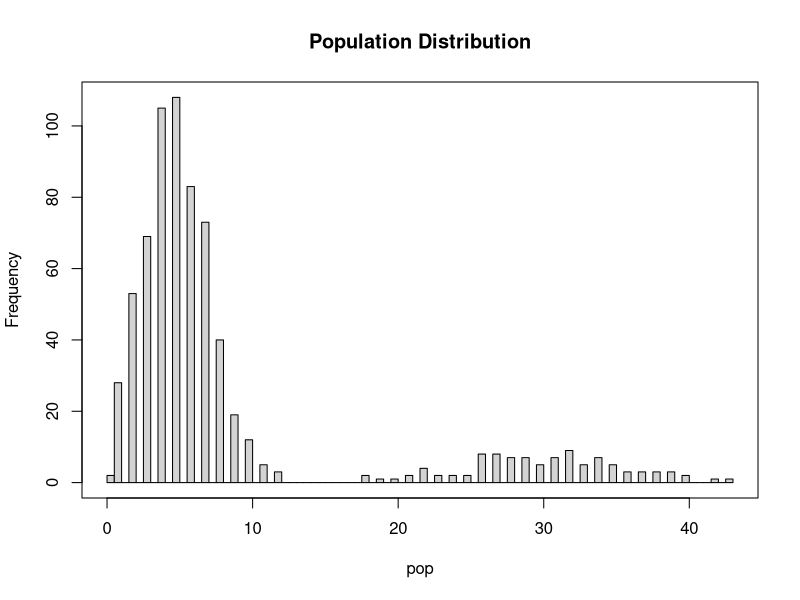
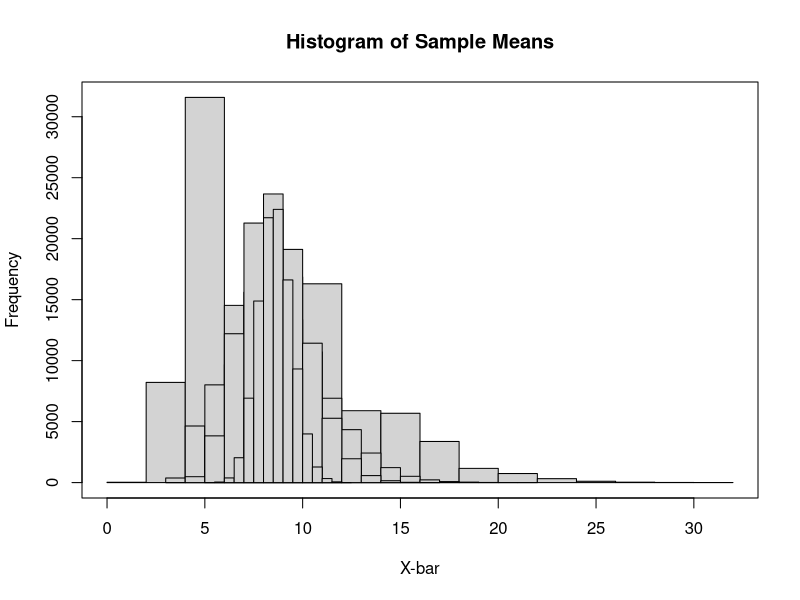
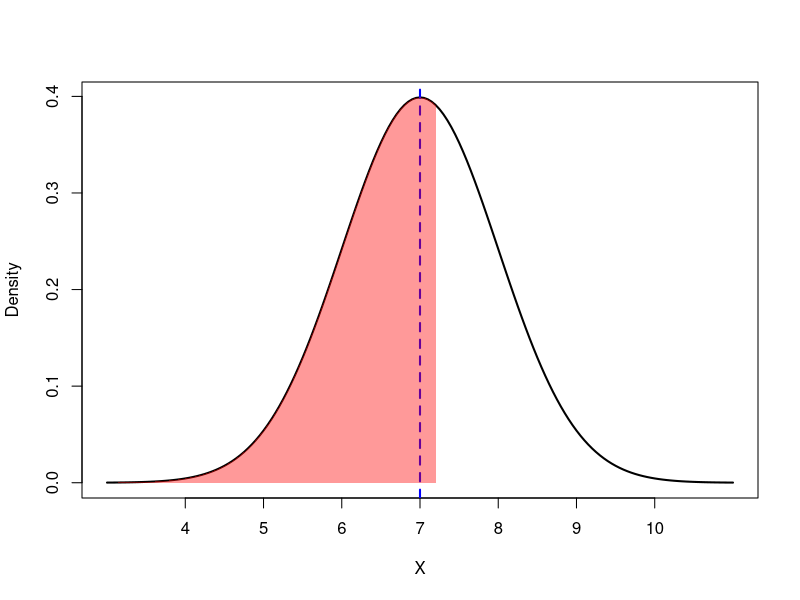
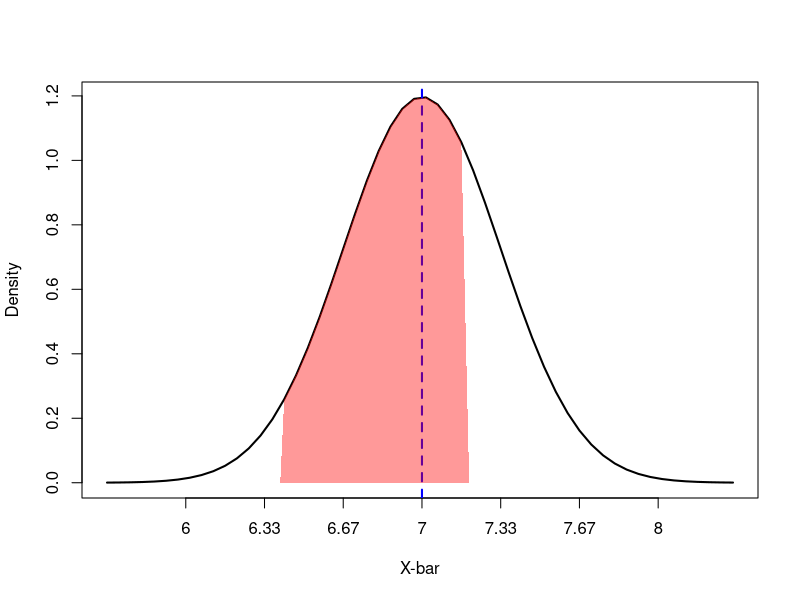
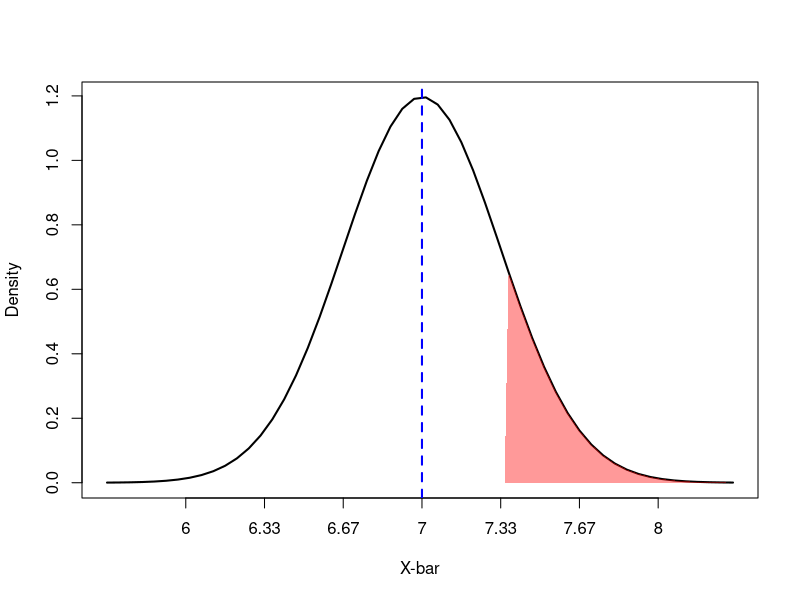
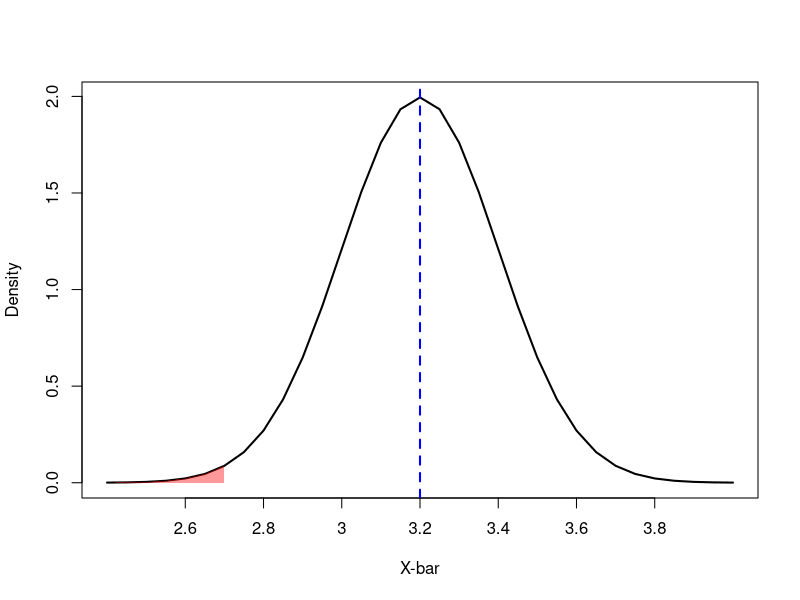
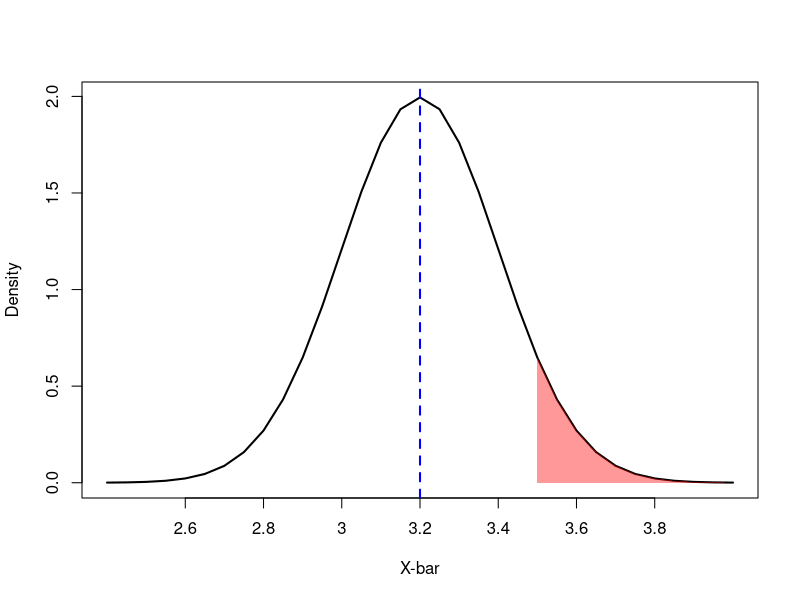

The R source for these figures, in order:
## ---- chunk 1
knitr::opts_chunk$set(echo = TRUE)
## ---- chunk 2
set.seed(31) # for reproducibility
#Generate the Population
pop <- c(rpois(600,5),rpois(100, 30))
#Plot the population
hist(pop, breaks = 100, main = "Population Distribution") 
box()
## ---- chunk 3
# Number of times we repeatedly go into population
num_of_times_smp_from_pop <- 100000 # DONT CHANGE THIS NUMBER

# Number of samples we collect.
num_of_samples = c(5, 15, 31, 100) # n 

# Vector to store the sample means from each time we go into the population.
store_samp_mean = matrix(NA, num_of_times_smp_from_pop, 4)

# For Loop:
for (i in 1:num_of_times_smp_from_pop)
{
  for (z in 1:4)
  {
  # Collect num_of_sample observations from our population
  samp = sample(pop,num_of_samples[z])
  # Calculate the mean of samples
  sample_mean = mean(samp)
  # Store the value
  store_samp_mean[i,z] = sample_mean
  }
}

# Create a histogram of the collected sample means
hist(store_samp_mean[,1], xlab = "X-bar", main = 'Histogram of Sample Means')
hist(store_samp_mean[,2], add = TRUE)
hist(store_samp_mean[,3], add = TRUE)
hist(store_samp_mean[,4], add = TRUE)

box()
## ---- chunk 4
# CODE TO HELP PLOT THE NORMAL DENSITY 
mu = 7; sigma = 1 # parameters:

# x-range (4 std away from the mean )
lower_x_value = mu - 4*sigma 
upper_x_value = mu + 4*sigma

# create vector from lower_x_value to upper_x_value with step size 1
x <- seq(lower_x_value,upper_x_value, 0.05)
# Calculating the normal density with the specified parameters.
normal_den <- dnorm(x, mean = mu, sd = sigma)

# Plotting the density
plot(x, normal_den, type = 'l', lwd = 2, ylab = 'Density', xlab = 'X',xaxt ='n')
axis(1, at = mu + c(-3*sigma, -2*sigma, -1*sigma,0, sigma, 2*sigma, 3*sigma), 
     labels = mu + c(-3*sigma, -2*sigma, -1*sigma,0, sigma, 2*sigma, 3*sigma))
abline(v = mu, col = 'blue', lwd = 2, lty = 2 )

#shading
x_poly <- c(x[1],x[x<=7.2],7.2)
y_poly <- c(0, normal_den[x<=7.2],0)
polygon(x_poly,y_poly, col = rgb(1,0,0,0.4), border = NA)



## ---- chunk 5
pnorm(7.2, mean = 7, sd = 1)
## ---- chunk 6
# CODE TO HELP PLOT THE NORMAL DENSITY 
mu = 7; sigma = 1/sqrt(9) # parameters:

# x-range (4 std away from the mean )
lower_x_value = mu - 4*sigma 
upper_x_value = mu + 4*sigma

# create vector from lower_x_value to upper_x_value with step size 1
x <- seq(lower_x_value,upper_x_value, 0.05)
# Calculating the normal density with the specified parameters.
normal_den <- dnorm(x, mean = mu, sd = sigma)

# Plotting the density
plot(x, normal_den, type = 'l', lwd = 2, ylab = 'Density', xlab = 'X-bar',xaxt ='n')
axis(1, at = mu + c(-3*sigma, -2*sigma, -1*sigma,0, sigma, 2*sigma, 3*sigma), 
     labels = round(mu + c(-3*sigma, -2*sigma, -1*sigma,0, sigma, 2*sigma, 3*sigma),2))
abline(v = mu, col = 'blue', lwd = 2, lty = 2 )

#shading
x_poly <- c(6.4,x[x >= 6.4 & x <= 7.2],7.2)
y_poly <- c(0, normal_den[x >= 6.4 & x <= 7.2],0)
polygon(x_poly,y_poly, col = rgb(1,0,0,0.4), border = NA)
## ---- chunk 7
mu = 7; sig = 1/sqrt(9)
pnorm(7.2,mean = mu, sd = sig) - pnorm(6.4,mean = mu, sd = sig)
## ---- chunk 8
# CODE TO HELP PLOT THE NORMAL DENSITY 
mu = 7; sigma = 1/sqrt(9) # parameters:

# x-range (4 std away from the mean )
lower_x_value = mu - 4*sigma 
upper_x_value = mu + 4*sigma

# create vector from lower_x_value to upper_x_value with step size 1
x <- seq(lower_x_value,upper_x_value, 0.05)
# Calculating the normal density with the specified parameters.
normal_den <- dnorm(x, mean = mu, sd = sigma)

# Plotting the density
plot(x, normal_den, type = 'l', lwd = 2, ylab = 'Density', xlab = 'X-bar',xaxt ='n')
axis(1, at = mu + c(-3*sigma, -2*sigma, -1*sigma,0, sigma, 2*sigma, 3*sigma), 
     labels =  round(mu + c(-3*sigma, -2*sigma, -1*sigma,0, sigma, 2*sigma, 3*sigma), 2))
abline(v = mu, col = 'blue', lwd = 2, lty = 2 )

#Shading 
x_poly <- c(7.35,x[x >= 7.35],tail(x, 1))
y_poly <- c(0, normal_den[x >= 7.35],0)
polygon(x_poly,y_poly, col = rgb(1,0,0,0.4), border = NA)
## ---- chunk 9
qnorm(1- 0.15)*(1/sqrt(9)) + 7
## ---- chunk 10
# CODE TO HELP PLOT THE NORMAL DENSITY 
mu = 3.2; sigma = 1.6/sqrt(64) # parameters:

# x-range (4 std away from the mean )
lower_x_value = mu - 4*sigma 
upper_x_value = mu + 4*sigma

# create vector from lower_x_value to upper_x_value with step size 1
x <- seq(lower_x_value,upper_x_value, 0.05)
# Calculating the normal density with the specified parameters.
normal_den <- dnorm(x, mean = mu, sd = sigma)

# Plotting the density
plot(x, normal_den, type = 'l', lwd = 2, ylab = 'Density', xlab = 'X-bar',xaxt ='n')
axis(1, at = mu + c(-3*sigma, -2*sigma, -1*sigma,0, sigma, 2*sigma, 3*sigma), 
     labels = mu + c(-3*sigma, -2*sigma, -1*sigma,0, sigma, 2*sigma, 3*sigma))
abline(v = mu, col = 'blue', lwd = 2, lty = 2 )

#shading 
x_poly <- c(x[1],x[x<=2.7],2.7)
y_poly <- c(0, normal_den[x<=2.7],0)
polygon(x_poly,y_poly, col = rgb(1,0,0,0.4), border = NA)
## ---- chunk 11
mu = 3.2; sig = 1.6/sqrt(64)
pnorm(2.7, mean = mu, sd =sig)
## ---- chunk 12
# CODE TO HELP PLOT THE NORMAL DENSITY 
mu = 3.2; sigma = 1.6/sqrt(64) # parameters:

# x-range (4 std away from the mean )
lower_x_value = mu - 4*sigma 
upper_x_value = mu + 4*sigma

# create vector from lower_x_value to upper_x_value with step size 1
x <- seq(lower_x_value,upper_x_value, 0.05)
# Calculating the normal density with the specified parameters.
normal_den <- dnorm(x, mean = mu, sd = sigma)

# Plotting the density
plot(x, normal_den, type = 'l', lwd = 2, ylab = 'Density', xlab = 'X-bar',xaxt ='n')
axis(1, at = mu + c(-3*sigma, -2*sigma, -1*sigma,0, sigma, 2*sigma, 3*sigma), 
     labels = mu + c(-3*sigma, -2*sigma, -1*sigma,0, sigma, 2*sigma, 3*sigma))
abline(v = mu, col = 'blue', lwd = 2, lty = 2 )

#shading
x_poly <- c(3.5,x[x >= 3.5],tail(x, 1))
y_poly <- c(0, normal_den[x >= 3.5],0)
polygon(x_poly,y_poly, col = rgb(1,0,0,0.4), border = NA)
## ---- chunk 13
1 - pnorm(3.5, mean = mu, sd=sig)
